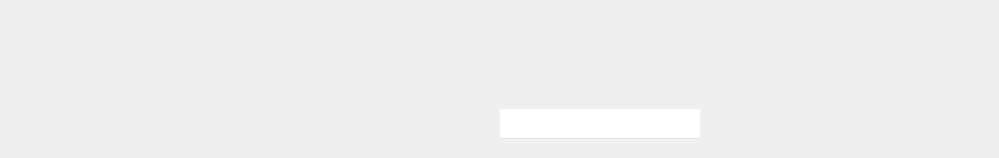
       <widget class="QWidget" name="widget" native="true">
        <property name="styleSheet">
         <string notr="true"/>
        </property>
        <layout class="QHBoxLayout" name="horizontalLayout">
         <property name="spacing">
          <number>0</number>
         </property>
         <property name="leftMargin">
          <number>0</number>
         </property>
         <property name="topMargin">
          <number>10</number>
         </property>
         <property name="rightMargin">
          <number>0</number>
         </property>
         <property name="bottomMargin">
          <number>10</number>
         </property>
         <item>
          <spacer name="horizontalSpacer">
           <property name="orientation">
            <enum>Qt::Horizontal</enum>
           </property>
           <property name="sizeHint" stdset="0">
            <size>
             <width>291</width>
             <height>20</height>
            </size>
           </property>
          </spacer>
         </item>
         <item>
          <widget class="QWidget" name="widget_3" native="true">
           <layout class="QVBoxLayout" name="verticalLayout_2">
            <property name="spacing">
             <number>10</number>
            </property>
            <property name="topMargin">
             <number>0</number>
            </property>
            <item>
             <widget class="QWidget" name="widget_11" native="true">
              <layout class="QHBoxLayout" name="horizontalLayout_18">
               <property name="topMargin">
                <number>0</number>
               </property>
               <item>
                <spacer name="horizontalSpacer_27">
                 <property name="orientation">
                  <enum>Qt::Horizontal</enum>
                 </property>
                 <property name="sizeHint" stdset="0">
                  <size>
                   <width>142</width>
                   <height>20</height>
                  </size>
                 </property>
                </spacer>
               </item>
               <item>
                <widget class="MaskLabel" name="lblPic">
                 <property name="sizePolicy">
                  <sizepolicy hsizetype="Preferred" vsizetype="Preferred">
                   <horstretch>0</horstretch>
                   <verstretch>0</verstretch>
                  </sizepolicy>
                 </property>
                 <property name="minimumSize">
                  <size>
                   <width>80</width>
                   <height>80</height>
                  </size>
                 </property>
                 <property name="maximumSize">
                  <size>
                   <width>80</width>
                   <height>80</height>
                  </size>
                 </property>
                 <property name="styleSheet">
                  <string notr="true"/>
                 </property>
                 <property name="text">
                  <string/>
                 </property>
                </widget>
               </item>
               <item>
                <spacer name="horizontalSpacer_28">
                 <property name="orientation">
                  <enum>Qt::Horizontal</enum>
                 </property>
                 <property name="sizeHint" stdset="0">
                  <size>
                   <width>142</width>
                   <height>20</height>
                  </size>
                 </property>
                </spacer>
               </item>
              </layout>
             </widget>
            </item>
            <item>
             <widget class="QWidget" name="widget_2" native="true">
              <layout class="QHBoxLayout" name="horizontalLayout_15">
               <property name="spacing">
                <number>0</number>
               </property>
               <property name="leftMargin">
                <number>0</number>
               </property>
               <property name="topMargin">
                <number>0</number>
               </property>
               <property name="rightMargin">
                <number>0</number>
               </property>
               <property name="bottomMargin">
                <number>0</number>
               </property>
               <item>
                <widget class="QLabel" name="lblName">
                 <property name="minimumSize">
                  <size>
                   <width>200</width>
                   <height>30</height>
                  </size>
                 </property>
                 <property name="maximumSize">
                  <size>
                   <width>200</width>
                   <height>30</height>
                  </size>
                 </property>
                 <property name="font">
                  <font>
                   <family>微软雅黑 Light</family>
                   <pointsize>12</pointsize>
                   <weight>50</weight>
                   <bold>false</bold>
                  </font>
                 </property>
                 <property name="styleSheet">
                  <string notr="true">color: rgb(67, 69, 85);</string>
                 </property>
                 <property name="text">
                  <string/>
                 </property>
                 <property name="alignment">
                  <set>Qt::AlignCenter</set>
                 </property>
                </widget>
               </item>
               <item>
                <widget class="QLineEdit" name="leName">
                 <property name="minimumSize">
                  <size>
                   <width>200</width>
                   <height>30</height>
                  </size>
                 </property>
                 <property name="maximumSize">
                  <size>
                   <width>200</width>
                   <height>30</height>
                  </size>
                 </property>
                 <property name="font">
                  <font>
                   <family>微软雅黑</family>
                   <pointsize>12</pointsize>
                  </font>
                 </property>
                 <property name="styleSheet">
                  <string notr="true">border: 0px;border-bottom: 1px solid #e3e3e3;
</string>
                 </property>
                 <property name="alignment">
                  <set>Qt::AlignCenter</set>
                 </property>
                </widget>
               </item>
              </layout>
             </widget>
            </item>
           </layout>
          </widget>
         </item>
         <item>
          <spacer name="horizontalSpacer_2">
           <property name="orientation">
            <enum>Qt::Horizontal</enum>
           </property>
           <property name="sizeHint" stdset="0">
            <size>
             <width>290</width>
             <height>20</height>
            </size>
           </property>
          </spacer>
         </item>
        </layout>
       </widget>
